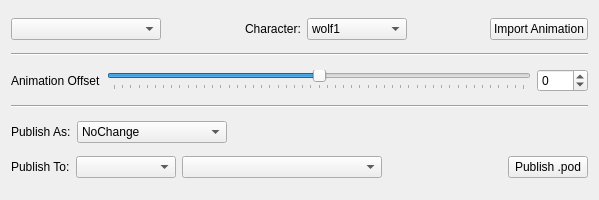
<?xml version="1.0" encoding="UTF-8"?>
<ui version="4.0">
 <class>animLibPublish</class>
 <widget class="QWidget" name="animLibPublish">
  <property name="geometry">
   <rect>
    <x>0</x>
    <y>0</y>
    <width>599</width>
    <height>200</height>
   </rect>
  </property>
  <property name="windowTitle">
   <string>Animation Lib Publish</string>
  </property>
  <layout class="QGridLayout" name="gridLayout">
   <item row="0" column="0">
    <layout class="QHBoxLayout" name="horizontalLayout_4">
     <item>
      <widget class="QComboBox" name="animLibComboBox">
       <property name="minimumSize">
        <size>
         <width>150</width>
         <height>0</height>
        </size>
       </property>
      </widget>
     </item>
     <item>
      <spacer name="horizontalSpacer_3">
       <property name="orientation">
        <enum>Qt::Horizontal</enum>
       </property>
       <property name="sizeHint" stdset="0">
        <size>
         <width>40</width>
         <height>20</height>
        </size>
       </property>
      </spacer>
     </item>
     <item>
      <widget class="QLabel" name="label">
       <property name="text">
        <string>Character:</string>
       </property>
      </widget>
     </item>
     <item>
      <widget class="QComboBox" name="characterComboBox">
       <property name="minimumSize">
        <size>
         <width>100</width>
         <height>0</height>
        </size>
       </property>
       <item>
        <property name="text">
         <string>wolf1</string>
        </property>
       </item>
       <item>
        <property name="text">
         <string>vamp1</string>
        </property>
       </item>
      </widget>
     </item>
     <item>
      <spacer name="horizontalSpacer">
       <property name="orientation">
        <enum>Qt::Horizontal</enum>
       </property>
       <property name="sizeHint" stdset="0">
        <size>
         <width>40</width>
         <height>20</height>
        </size>
       </property>
      </spacer>
     </item>
     <item>
      <widget class="QPushButton" name="importAnimPushButton">
       <property name="text">
        <string>Import Animation</string>
       </property>
      </widget>
     </item>
    </layout>
   </item>
   <item row="1" column="0">
    <widget class="Line" name="line_3">
     <property name="orientation">
      <enum>Qt::Horizontal</enum>
     </property>
    </widget>
   </item>
   <item row="2" column="0">
    <layout class="QHBoxLayout" name="horizontalLayout_3">
     <item>
      <widget class="QLabel" name="animOffsetLabel">
       <property name="text">
        <string>Animation Offset</string>
       </property>
      </widget>
     </item>
     <item>
      <widget class="QSlider" name="animOffsetHSlider">
       <property name="minimum">
        <number>-250</number>
       </property>
       <property name="maximum">
        <number>250</number>
       </property>
       <property name="orientation">
        <enum>Qt::Horizontal</enum>
       </property>
       <property name="tickPosition">
        <enum>QSlider::TicksBelow</enum>
       </property>
      </widget>
     </item>
     <item>
      <widget class="QSpinBox" name="animOffsetSpinBox">
       <property name="minimum">
        <number>-250</number>
       </property>
       <property name="maximum">
        <number>250</number>
       </property>
      </widget>
     </item>
    </layout>
   </item>
   <item row="3" column="0">
    <widget class="Line" name="line_2">
     <property name="orientation">
      <enum>Qt::Horizontal</enum>
     </property>
    </widget>
   </item>
   <item row="4" column="0">
    <layout class="QHBoxLayout" name="horizontalLayout_2">
     <item>
      <widget class="QLabel" name="publishAsLabel">
       <property name="text">
        <string>Publish As:</string>
       </property>
      </widget>
     </item>
     <item>
      <widget class="QComboBox" name="publishAsComboBox">
       <property name="minimumSize">
        <size>
         <width>150</width>
         <height>0</height>
        </size>
       </property>
       <item>
        <property name="text">
         <string>NoChange</string>
        </property>
       </item>
      </widget>
     </item>
     <item>
      <spacer name="horizontalSpacer_2">
       <property name="orientation">
        <enum>Qt::Horizontal</enum>
       </property>
       <property name="sizeHint" stdset="0">
        <size>
         <width>40</width>
         <height>20</height>
        </size>
       </property>
      </spacer>
     </item>
    </layout>
   </item>
   <item row="5" column="0">
    <layout class="QHBoxLayout" name="horizontalLayout">
     <item>
      <widget class="QLabel" name="publishToLabel">
       <property name="text">
        <string>Publish To:</string>
       </property>
      </widget>
     </item>
     <item>
      <widget class="QComboBox" name="seqComboBox">
       <property name="minimumSize">
        <size>
         <width>100</width>
         <height>0</height>
        </size>
       </property>
      </widget>
     </item>
     <item>
      <widget class="QComboBox" name="shotComboBox">
       <property name="minimumSize">
        <size>
         <width>200</width>
         <height>0</height>
        </size>
       </property>
      </widget>
     </item>
     <item>
      <spacer name="horizontalSpacer_4">
       <property name="orientation">
        <enum>Qt::Horizontal</enum>
       </property>
       <property name="sizeHint" stdset="0">
        <size>
         <width>40</width>
         <height>20</height>
        </size>
       </property>
      </spacer>
     </item>
     <item>
      <widget class="QPushButton" name="publishPodPushButton">
       <property name="text">
        <string>Publish .pod</string>
       </property>
      </widget>
     </item>
    </layout>
   </item>
  </layout>
 </widget>
 <resources/>
 <connections/>
</ui>
